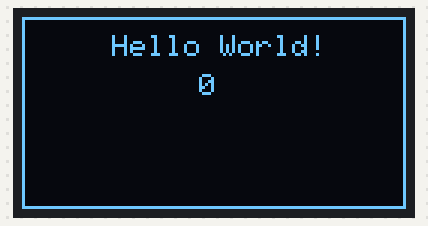
This sketch was run on a simulated Arduino Uno, built with avr-gcc and run on an emulated ATmega328P. On the bench: 128×64 one-colour display.

Above: at 0.1 s.
At 4.2 s:
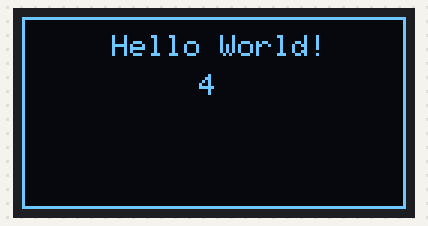
At 7.3 s:
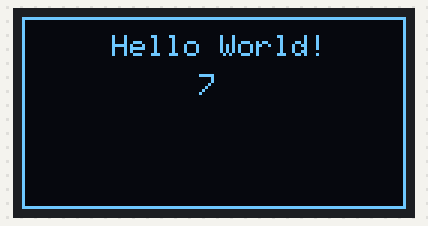
At 18.6 s:
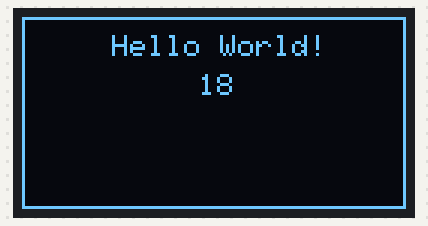
At 28.9 s:
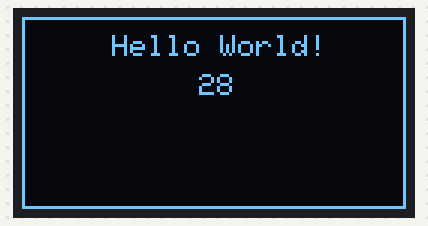
At 38.2 s:
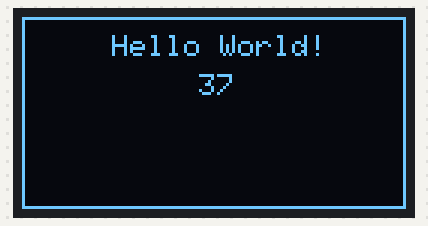

Measured:
- what the display in image 0 shows lasts 1.0 s, from 0.1 s to 1.1 s

The sketch:

ssd1306_128x64_SPI_arduino.ino
```cpp
/***
Test for OLED-Display 128x64 SPI Arduino
***/

/* Pinning
 *  Display (Pin) - Arduino
 *  GND     (1) - GND
 *  VCC     (2) - VCC
 *  D0/SCK  (3) - D13
 *  D1/SDA  (4) - D11
 *  RES     (5) - D8 / Arduino Reset-Pin
 *  DC      (6) - D7
 *  CS      (7) - D6
*/

#include <Adafruit_GFX.h>
#include <Adafruit_SSD1306.h>

#define SCREEN_WIDTH 128	// OLED display width, in pixels
#define SCREEN_HEIGHT 64	// OLED display height, in pixels

#define OLED_RESET -1
#define OLED_DC    7
#define OLED_CS    6

Adafruit_SSD1306 oled(SCREEN_WIDTH, SCREEN_HEIGHT, &SPI, OLED_DC, OLED_RESET, OLED_CS);

int cnt;

void setup() {
  // SSD1306_SWITCHCAPVCC = generate display voltage from 3.3V internally
  if(!oled.begin(SSD1306_SWITCHCAPVCC)) {
    for(;;); // Don't proceed, loop forever
  }

  oled.clearDisplay();
  oled.setTextColor(SSD1306_WHITE);
  oled.setTextSize(1);
  oled.drawRect(0, 0, SCREEN_WIDTH, SCREEN_HEIGHT, SSD1306_WHITE);
  oled.display();
}

void loop() {

    /*
    oled.fillRect(0, 0, SCREEN_WIDTH, SCREEN_HEIGHT,SSD1306_WHITE);
    oled.display();
    */
  oled.setCursor(30,6);
  oled.print("Hello World!");
  oled.fillRect(1,19,126,11,SSD1306_BLACK);
  oled.setCursor(59,19);
  oled.print(cnt);
  oled.display();
  cnt++;
  delay(1000);
}
```
